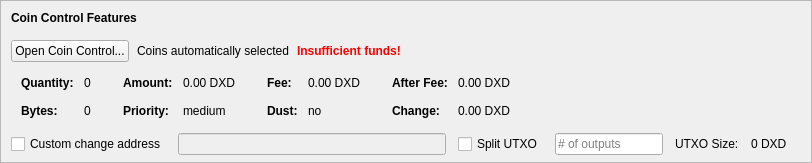
    <widget class="QFrame" name="frameCoinControl">
     <property name="sizePolicy">
      <sizepolicy hsizetype="Expanding" vsizetype="Expanding">
       <horstretch>0</horstretch>
       <verstretch>0</verstretch>
      </sizepolicy>
     </property>
     <property name="maximumSize">
      <size>
       <width>16777215</width>
       <height>16777215</height>
      </size>
     </property>
     <property name="frameShape">
      <enum>QFrame::StyledPanel</enum>
     </property>
     <property name="frameShadow">
      <enum>QFrame::Sunken</enum>
     </property>
     <layout class="QVBoxLayout" name="verticalLayoutCoinControl2">
      <property name="spacing">
       <number>0</number>
      </property>
      <property name="leftMargin">
       <number>0</number>
      </property>
      <property name="topMargin">
       <number>0</number>
      </property>
      <property name="rightMargin">
       <number>0</number>
      </property>
      <property name="bottomMargin">
       <number>6</number>
      </property>
      <item>
       <layout class="QVBoxLayout" name="verticalLayoutCoinControl" stretch="0,0,0,0,1">
        <property name="spacing">
         <number>0</number>
        </property>
        <property name="leftMargin">
         <number>10</number>
        </property>
        <property name="topMargin">
         <number>10</number>
        </property>
        <item>
         <layout class="QHBoxLayout" name="horizontalLayoutCoinControl1">
          <property name="bottomMargin">
           <number>15</number>
          </property>
          <item>
           <widget class="QLabel" name="labelCoinControlFeatures">
            <property name="sizePolicy">
             <sizepolicy hsizetype="Preferred" vsizetype="Maximum">
              <horstretch>0</horstretch>
              <verstretch>0</verstretch>
             </sizepolicy>
            </property>
            <property name="font">
             <font>
              <weight>75</weight>
              <bold>true</bold>
             </font>
            </property>
            <property name="styleSheet">
             <string notr="true">font-weight:bold;</string>
            </property>
            <property name="text">
             <string>Coin Control Features</string>
            </property>
           </widget>
          </item>
         </layout>
        </item>
        <item>
         <layout class="QHBoxLayout" name="horizontalLayoutCoinControl2" stretch="0,0,0,0">
          <property name="spacing">
           <number>8</number>
          </property>
          <property name="bottomMargin">
           <number>10</number>
          </property>
          <item>
           <widget class="QPushButton" name="pushButtonCoinControl">
            <property name="styleSheet">
             <string notr="true"/>
            </property>
            <property name="text">
             <string>Open Coin Control...</string>
            </property>
            <property name="autoDefault">
             <bool>false</bool>
            </property>
           </widget>
          </item>
          <item>
           <widget class="QLabel" name="labelCoinControlAutomaticallySelected">
            <property name="text">
             <string>Coins automatically selected</string>
            </property>
            <property name="margin">
             <number>5</number>
            </property>
           </widget>
          </item>
          <item>
           <widget class="QLabel" name="labelCoinControlInsuffFunds">
            <property name="font">
             <font>
              <weight>75</weight>
              <bold>true</bold>
             </font>
            </property>
            <property name="styleSheet">
             <string notr="true">color:red;font-weight:bold;</string>
            </property>
            <property name="text">
             <string>Insufficient funds!</string>
            </property>
            <property name="margin">
             <number>5</number>
            </property>
           </widget>
          </item>
          <item>
           <spacer name="horizontalSpacerCoinControl">
            <property name="orientation">
             <enum>Qt::Horizontal</enum>
            </property>
            <property name="sizeHint" stdset="0">
             <size>
              <width>40</width>
              <height>1</height>
             </size>
            </property>
           </spacer>
          </item>
         </layout>
        </item>
        <item>
         <widget class="QWidget" name="widgetCoinControl" native="true">
          <property name="sizePolicy">
           <sizepolicy hsizetype="Preferred" vsizetype="Preferred">
            <horstretch>0</horstretch>
            <verstretch>0</verstretch>
           </sizepolicy>
          </property>
          <property name="minimumSize">
           <size>
            <width>0</width>
            <height>0</height>
           </size>
          </property>
          <property name="styleSheet">
           <string notr="true"/>
          </property>
          <layout class="QHBoxLayout" name="horizontalLayoutCoinControl5">
           <property name="leftMargin">
            <number>0</number>
           </property>
           <property name="topMargin">
            <number>0</number>
           </property>
           <property name="rightMargin">
            <number>0</number>
           </property>
           <property name="bottomMargin">
            <number>0</number>
           </property>
           <item>
            <layout class="QHBoxLayout" name="horizontalLayoutCoinControl3" stretch="0,0,0,1">
             <property name="spacing">
              <number>20</number>
             </property>
             <property name="topMargin">
              <number>0</number>
             </property>
             <property name="bottomMargin">
              <number>10</number>
             </property>
             <item>
              <layout class="QFormLayout" name="formLayoutCoinControl1">
               <property name="horizontalSpacing">
                <number>10</number>
               </property>
               <property name="verticalSpacing">
                <number>14</number>
               </property>
               <property name="leftMargin">
                <number>10</number>
               </property>
               <property name="topMargin">
                <number>4</number>
               </property>
               <property name="rightMargin">
                <number>6</number>
               </property>
               <item row="0" column="0">
                <widget class="QLabel" name="labelCoinControlQuantityText">
                 <property name="font">
                  <font>
                   <weight>75</weight>
                   <bold>true</bold>
                  </font>
                 </property>
                 <property name="text">
                  <string>Quantity:</string>
                 </property>
                 <property name="margin">
                  <number>0</number>
                 </property>
                </widget>
               </item>
               <item row="0" column="1">
                <widget class="QLabel" name="labelCoinControlQuantity">
                 <property name="cursor">
                  <cursorShape>IBeamCursor</cursorShape>
                 </property>
                 <property name="contextMenuPolicy">
                  <enum>Qt::ActionsContextMenu</enum>
                 </property>
                 <property name="text">
                  <string notr="true">0</string>
                 </property>
                 <property name="margin">
                  <number>0</number>
                 </property>
                 <property name="textInteractionFlags">
                  <set>Qt::LinksAccessibleByMouse|Qt::TextSelectableByKeyboard|Qt::TextSelectableByMouse</set>
                 </property>
                </widget>
               </item>
               <item row="1" column="0">
                <widget class="QLabel" name="labelCoinControlBytesText">
                 <property name="font">
                  <font>
                   <weight>75</weight>
                   <bold>true</bold>
                  </font>
                 </property>
                 <property name="text">
                  <string>Bytes:</string>
                 </property>
                </widget>
               </item>
               <item row="1" column="1">
                <widget class="QLabel" name="labelCoinControlBytes">
                 <property name="cursor">
                  <cursorShape>IBeamCursor</cursorShape>
                 </property>
                 <property name="contextMenuPolicy">
                  <enum>Qt::ActionsContextMenu</enum>
                 </property>
                 <property name="text">
                  <string notr="true">0</string>
                 </property>
                 <property name="textInteractionFlags">
                  <set>Qt::LinksAccessibleByMouse|Qt::TextSelectableByKeyboard|Qt::TextSelectableByMouse</set>
                 </property>
                </widget>
               </item>
              </layout>
             </item>
             <item>
              <layout class="QFormLayout" name="formLayoutCoinControl2">
               <property name="horizontalSpacing">
                <number>10</number>
               </property>
               <property name="verticalSpacing">
                <number>14</number>
               </property>
               <property name="leftMargin">
                <number>6</number>
               </property>
               <property name="topMargin">
                <number>4</number>
               </property>
               <property name="rightMargin">
                <number>6</number>
               </property>
               <item row="0" column="0">
                <widget class="QLabel" name="labelCoinControlAmountText">
                 <property name="font">
                  <font>
                   <weight>75</weight>
                   <bold>true</bold>
                  </font>
                 </property>
                 <property name="text">
                  <string>Amount:</string>
                 </property>
                 <property name="margin">
                  <number>0</number>
                 </property>
                </widget>
               </item>
               <item row="0" column="1">
                <widget class="QLabel" name="labelCoinControlAmount">
                 <property name="cursor">
                  <cursorShape>IBeamCursor</cursorShape>
                 </property>
                 <property name="contextMenuPolicy">
                  <enum>Qt::ActionsContextMenu</enum>
                 </property>
                 <property name="text">
                  <string notr="true">0.00 DXD</string>
                 </property>
                 <property name="textInteractionFlags">
                  <set>Qt::LinksAccessibleByMouse|Qt::TextSelectableByKeyboard|Qt::TextSelectableByMouse</set>
                 </property>
                </widget>
               </item>
               <item row="1" column="0">
                <widget class="QLabel" name="labelCoinControlPriorityText">
                 <property name="font">
                  <font>
                   <weight>75</weight>
                   <bold>true</bold>
                  </font>
                 </property>
                 <property name="text">
                  <string>Priority:</string>
                 </property>
                </widget>
               </item>
               <item row="1" column="1">
                <widget class="QLabel" name="labelCoinControlPriority">
                 <property name="cursor">
                  <cursorShape>IBeamCursor</cursorShape>
                 </property>
                 <property name="contextMenuPolicy">
                  <enum>Qt::ActionsContextMenu</enum>
                 </property>
                 <property name="text">
                  <string>medium</string>
                 </property>
                 <property name="textInteractionFlags">
                  <set>Qt::LinksAccessibleByMouse|Qt::TextSelectableByKeyboard|Qt::TextSelectableByMouse</set>
                 </property>
                </widget>
               </item>
              </layout>
             </item>
             <item>
              <layout class="QFormLayout" name="formLayoutCoinControl3">
               <property name="horizontalSpacing">
                <number>10</number>
               </property>
               <property name="verticalSpacing">
                <number>14</number>
               </property>
               <property name="leftMargin">
                <number>6</number>
               </property>
               <property name="topMargin">
                <number>4</number>
               </property>
               <property name="rightMargin">
                <number>6</number>
               </property>
               <item row="0" column="0">
                <widget class="QLabel" name="labelCoinControlFeeText">
                 <property name="font">
                  <font>
                   <weight>75</weight>
                   <bold>true</bold>
                  </font>
                 </property>
                 <property name="text">
                  <string>Fee:</string>
                 </property>
                 <property name="margin">
                  <number>0</number>
                 </property>
                </widget>
               </item>
               <item row="0" column="1">
                <widget class="QLabel" name="labelCoinControlFee">
                 <property name="cursor">
                  <cursorShape>IBeamCursor</cursorShape>
                 </property>
                 <property name="contextMenuPolicy">
                  <enum>Qt::ActionsContextMenu</enum>
                 </property>
                 <property name="text">
                  <string notr="true">0.00 DXD</string>
                 </property>
                 <property name="textInteractionFlags">
                  <set>Qt::LinksAccessibleByMouse|Qt::TextSelectableByKeyboard|Qt::TextSelectableByMouse</set>
                 </property>
                </widget>
               </item>
               <item row="1" column="0">
                <widget class="QLabel" name="labelCoinControlLowOutputText">
                 <property name="font">
                  <font>
                   <weight>75</weight>
                   <bold>true</bold>
                  </font>
                 </property>
                 <property name="text">
                  <string>Dust:</string>
                 </property>
                </widget>
               </item>
               <item row="1" column="1">
                <widget class="QLabel" name="labelCoinControlLowOutput">
                 <property name="cursor">
                  <cursorShape>IBeamCursor</cursorShape>
                 </property>
                 <property name="contextMenuPolicy">
                  <enum>Qt::ActionsContextMenu</enum>
                 </property>
                 <property name="text">
                  <string>no</string>
                 </property>
                 <property name="textInteractionFlags">
                  <set>Qt::LinksAccessibleByMouse|Qt::TextSelectableByKeyboard|Qt::TextSelectableByMouse</set>
                 </property>
                </widget>
               </item>
              </layout>
             </item>
             <item>
              <layout class="QFormLayout" name="formLayoutCoinControl4">
               <property name="horizontalSpacing">
                <number>10</number>
               </property>
               <property name="verticalSpacing">
                <number>14</number>
               </property>
               <property name="leftMargin">
                <number>6</number>
               </property>
               <property name="topMargin">
                <number>4</number>
               </property>
               <property name="rightMargin">
                <number>6</number>
               </property>
               <item row="0" column="0">
                <widget class="QLabel" name="labelCoinControlAfterFeeText">
                 <property name="font">
                  <font>
                   <weight>75</weight>
                   <bold>true</bold>
                  </font>
                 </property>
                 <property name="text">
                  <string>After Fee:</string>
                 </property>
                 <property name="margin">
                  <number>0</number>
                 </property>
                </widget>
               </item>
               <item row="0" column="1">
                <widget class="QLabel" name="labelCoinControlAfterFee">
                 <property name="cursor">
                  <cursorShape>IBeamCursor</cursorShape>
                 </property>
                 <property name="contextMenuPolicy">
                  <enum>Qt::ActionsContextMenu</enum>
                 </property>
                 <property name="text">
                  <string notr="true">0.00 DXD</string>
                 </property>
                 <property name="textInteractionFlags">
                  <set>Qt::LinksAccessibleByMouse|Qt::TextSelectableByKeyboard|Qt::TextSelectableByMouse</set>
                 </property>
                </widget>
               </item>
               <item row="1" column="0">
                <widget class="QLabel" name="labelCoinControlChangeText">
                 <property name="font">
                  <font>
                   <weight>75</weight>
                   <bold>true</bold>
                  </font>
                 </property>
                 <property name="text">
                  <string>Change:</string>
                 </property>
                </widget>
               </item>
               <item row="1" column="1">
                <widget class="QLabel" name="labelCoinControlChange">
                 <property name="cursor">
                  <cursorShape>IBeamCursor</cursorShape>
                 </property>
                 <property name="contextMenuPolicy">
                  <enum>Qt::ActionsContextMenu</enum>
                 </property>
                 <property name="text">
                  <string notr="true">0.00 DXD</string>
                 </property>
                 <property name="textInteractionFlags">
                  <set>Qt::LinksAccessibleByMouse|Qt::TextSelectableByKeyboard|Qt::TextSelectableByMouse</set>
                 </property>
                </widget>
               </item>
              </layout>
             </item>
            </layout>
           </item>
          </layout>
         </widget>
        </item>
        <item>
         <layout class="QHBoxLayout" name="horizontalLayoutCoinControl4" stretch="0,0,0,0,0,0,0">
          <property name="spacing">
           <number>12</number>
          </property>
          <property name="sizeConstraint">
           <enum>QLayout::SetDefaultConstraint</enum>
          </property>
          <property name="topMargin">
           <number>5</number>
          </property>
          <property name="rightMargin">
           <number>5</number>
          </property>
          <item>
           <widget class="QCheckBox" name="checkBoxCoinControlChange">
            <property name="toolTip">
             <string>If this is activated, but the change address is empty or invalid, change will be sent to a newly generated address.</string>
            </property>
            <property name="text">
             <string>Custom change address</string>
            </property>
           </widget>
          </item>
          <item>
           <widget class="QValidatedLineEdit" name="lineEditCoinControlChange">
            <property name="enabled">
             <bool>false</bool>
            </property>
            <property name="sizePolicy">
             <sizepolicy hsizetype="Expanding" vsizetype="Fixed">
              <horstretch>0</horstretch>
              <verstretch>0</verstretch>
             </sizepolicy>
            </property>
           </widget>
          </item>
          <item>
           <widget class="QCheckBox" name="splitBlockCheckBox">
            <property name="text">
             <string>Split UTXO</string>
            </property>
           </widget>
          </item>
          <item>
           <widget class="QLineEdit" name="splitBlockLineEdit">
            <property name="sizePolicy">
             <sizepolicy hsizetype="Fixed" vsizetype="Fixed">
              <horstretch>50</horstretch>
              <verstretch>0</verstretch>
             </sizepolicy>
            </property>
            <property name="placeholderText">
             <string># of outputs</string>
            </property>
           </widget>
          </item>
          <item>
           <widget class="QLabel" name="labelBlockSizeText">
            <property name="text">
             <string>UTXO Size:</string>
            </property>
           </widget>
          </item>
          <item>
           <widget class="QLabel" name="labelBlockSize">
            <property name="text">
             <string>0 DXD</string>
            </property>
           </widget>
          </item>
          <item>
           <widget class="QLabel" name="labelCoinControlChangeLabel">
            <property name="sizePolicy">
             <sizepolicy hsizetype="Preferred" vsizetype="Expanding">
              <horstretch>0</horstretch>
              <verstretch>0</verstretch>
             </sizepolicy>
            </property>
            <property name="minimumSize">
             <size>
              <width>0</width>
              <height>0</height>
             </size>
            </property>
            <property name="text">
             <string/>
            </property>
            <property name="margin">
             <number>3</number>
            </property>
           </widget>
          </item>
         </layout>
        </item>
        <item>
         <spacer name="verticalSpacerCoinControl">
          <property name="orientation">
           <enum>Qt::Vertical</enum>
          </property>
          <property name="sizeHint" stdset="0">
           <size>
            <width>800</width>
            <height>1</height>
           </size>
          </property>
         </spacer>
        </item>
       </layout>
      </item>
     </layout>
    </widget>
